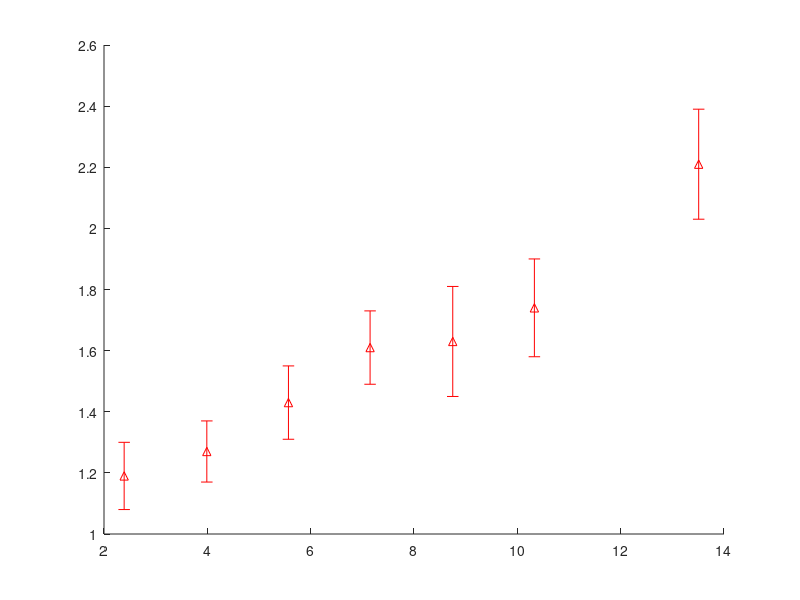

Here is the MATLAB script that generated this plot: (Note: this script raises an error after producing the figure.)

clear variables;
base_names = [];
folder = "run_endtag_vs_coop";
% Data for initial plot that compares to previous paper
%{
base_names = ["endtag_1.5nM"];
folder = "run_endtag_baseline";
%}
% Data for varied conc runs 
%{
base_names = ["endtag_0.02nM", "endtag_1nM", "endtag_2nM", "endtag_4nM", "endtag_6nM"];
folder = "run_endtag_baseline";
%}
% Data for 'final' results using both short-range & long-range that affects stepping
%{
base_names = ["endtag_both"];
folder = "run_endtag_both";
%}
% Data for 'final' varied conc results
%{
base_names = ["endtag_final_0.02nM", "endtag_final_1nM", "endtag_final_2nM", ...
    "endtag_final_4nM", "endtag_final_6nM"];
folder = "run_endtag_final";
%}
% Data for all short-range coop runs
%{
base_names = [];
for i_energy = 0 : 2 : 10
   base_names = [base_names sprintf("endtag_short_%i", i_energy)]; 
end
folder = "run_endtag_short";
%}
% Data for 10x processivity w/ no coop runs
%{
base_names = ["endtag_10xProc"];
folder = "run_endtag_10xProc"; 
%}
% Data for end-tags with short- & long-range coop but no stepping FX
%{
base_names = ["endtag_both_nostep", "../run_endtag_both/endtag_both"];
folder = "run_endtag_both_nostep";
%}
% Data for full model, sans stepping FX, sans long range, sans short range
%{
base_names = ["endtag_both", "../run_endtag_both_nostep/endtag_both_nostep", ...
    "../run_endtag_both_nobind/endtag_both_nobind", "../run_endtag_long/endtag_long"]; 
folder = "run_endtag_both";
%}

mt_lengths = [250, 500, 750, 1000, 1250, 1750]; % in n_sites
seeds = [0, 1, 2]; %, 3]; %, 4, 5, 6, 7, 8, 9];

dir = sprintf("/home/shane/projects/CyLaKS/%s", folder);

exp_mt_lengths = [2.39, 3.99, 5.57, 7.15, 8.75, 10.33, 13.51]; % in um
exp_err_mt_lengths =  [0.79, 0.79, 0.79, 0.79, 0.79, 0.79, 0.79]; % in um;
exp_endtag_lengths = [1.19, 1.27, 1.43, 1.61, 1.63, 1.74, 2.21]; % in um
exp_err_endtag_lengths = [0.11, 0.10, 0.12, 0.12, 0.18, 0.16, 0.18, ]; % in um

site_size = 0.008; % in um
n_runs = length(base_names);
n_mts = length(mt_lengths);
n_seeds = length(seeds);

avg_endtag_length = zeros(n_runs, n_mts);
err_endtag_length = zeros(n_runs, n_mts);
for i_run = 1 : n_runs
    endtag_lengths = zeros(n_mts, n_seeds);
    for i_mt = 1 : n_mts
        for i_seed = 1 : n_seeds
            sim_name = sprintf("%s/%s_%i_%i", dir, base_names(i_run),conc, seeds(i_seed));
            %sim_name = sprintf("%s/%s_%i_%i", dir, base_names(i_run), mt_lengths(i_mt), seeds(i_seed));
            endtag_lengths(i_mt, i_seed) = get_endtag_length(sim_name);
        end
    end
    for i_mt = 1 : n_mts
        avg_endtag_length(i_run, i_mt) = mean(endtag_lengths(i_mt, :));
        var = 0.0;
        for i_seed = 1 : n_seeds
            var = var + double(avg_endtag_length(i_run, i_mt) - endtag_lengths(i_mt, i_seed))^2 / (n_seeds - 1);
        end
        err_endtag_length(i_run, i_mt) = sqrt(var / n_seeds);
    end
end
%}

color = [0 0.447 0.741; 0.85, 0.325, 0.098; 0.929, 0.694, 0.125; ...
    0.494, 0.184, 0.556; 0.466, 0.674, 0.188; 0.301, 0.745, 0.933];
marker = {'o', 'o', 'o', 'o', 'o'};
% Color & markers for baseline varied conc
%{
color = [160 160 160; 128 128 128; 96 96 80; 64 64 64; 0 0 0 ] / 255;
marker = ['o', 's', '^', 'v', 'd'];
%}

fig1 = figure();
set(fig1, 'Position', [50, 50, 1080, 720])
hold all;
% Plot exp data with just vertical error bars
exp_data = errorbar(exp_mt_lengths, exp_endtag_lengths, ...
    exp_err_endtag_lengths, 'r^', 'MarkerSize', 16);
exp_data.MarkerFaceColor = exp_data.MarkerEdgeColor;
% Plot sim data
for i_run = 1 : n_runs
    sim_data = errorbar(mt_lengths * site_size, avg_endtag_length(i_run, :), ...
        err_endtag_length(i_run, :), 'o','MarkerSize', 12, 'LineWidth', 2, ...
        'MarkerEdgeColor', color(i_run, :));
    sim_data.MarkerFaceColor = sim_data.MarkerEdgeColor;
    sim_data.Color = sim_data.MarkerFaceColor;
end
% Use 3rd party errorbarxy.m to plot horizontal error bars for exp data 
errorbarxy(exp_mt_lengths, exp_endtag_lengths, exp_err_mt_lengths, ...
    exp_err_endtag_lengths, {'r^', 'r', 'r'});
%}

% Plot for varied conc ratio
%{
kif4a_concs = [0.002, 1, 2, 4, 6];
n_concs = length(kif4a_concs);
% Calculate average endtag-to-microtubule length ratio for each conc
avg_length_ratio = zeros(n_concs, 1);
err_length_ratio = zeros(n_concs, 1);
for i_conc = 1 : n_concs
    for i_mt = 1 : n_mts
       ratio = avg_endtag_length(i_conc, i_mt) / (mt_lengths(i_mt) * site_size);
       avg_length_ratio(i_conc, 1) = avg_length_ratio(i_conc, 1) + ratio / n_mts; 
    end
    % calculate error of average
    var = 0.0;
    for i_mt = 1 : n_mts
        ratio = avg_endtag_length(i_conc, i_mt) / (mt_lengths(i_mt) * site_size);
        delta = avg_length_ratio(i_conc, 1) - ratio;
        var = var + (delta * delta / (n_mts - 1));
    end
    err_length_ratio(i_conc, 1) = sqrt(var / n_mts);
end
% Plot that jawn
for i_conc = 1 : n_concs
    sim_data = errorbar(kif4a_concs(i_conc), avg_length_ratio(i_conc), err_length_ratio(i_conc), ...
        marker(i_conc),'MarkerSize', 12, 'LineWidth', 2, 'MarkerEdgeColor', color(i_conc, :));
    sim_data.MarkerFaceColor = sim_data.MarkerEdgeColor;
    sim_data.Color = sim_data.MarkerFaceColor;
end
%}


xlabel("Microtubule length (\mum)", 'FontSize', 18);
ylabel("Endtag length (\mum)", 'Fontsize', 18);
set(gca, 'FontSize', 18);
%legendLabel = ["Experiment", "Simulation"];
%legend(legendLabel,'location', 'northwest', 'FontSize', 18);
%legend('boxoff');
ylim([0 3.5]); % 2]); %-0.25 11]);
yticks([0 1 2 3]); %5 10]);
xlim([0 15]); % 12]);
xticks([0 5 10 15]);

% Varied conc stylistic stuff
%{
xlabel("Microtubule length, L_{M} (\mum)", 'FontSize', 18);
ylabel("Endtag length, L_{ET} (\mum)", 'Fontsize', 18);
legendLabel = ["0.02 nM", "1", "2", "4", "6"];
legend(legendLabel,'location', 'northwest', 'FontSize', 16);
legend('boxoff');
%}

% Varied conc ratio stylistic stuff
%{
xlabel("Kif4A concentration (nM)", 'FontSize', 18);
ylabel("L_{ET} / L_{M}", 'Fontsize', 18);
set(gca, 'FontSize', 18);
ylim([0.0 0.8]);
yticks([0.0 0.4 0.8]);
xlim([0 6.5]);
xticks([0 2 4 6]);
%}

% Short-range coop stylistic stuff
%{
legendLabel = ["Experiment", "E = 0 KT"];
for i_energy = 2 : 2 : 10
    legendLabel = [legendLabel sprintf("E = -%i kT", i_energy)];
end
legend(legendLabel,'location', 'northwest', 'FontSize', 16);
legend('boxoff');
%}

% 10x processivity w/o cooperativity stylistic stuff
%{
legendLabel = ["Experiment", "Simulation w/ 10x processivity"];
legend(legendLabel,'location', 'northwest', 'FontSize', 18);
legend('boxoff');
%}

% Short- & long-range coop w/o stepping FX stylistic stuff

legendLabel = ["Experiment", "Simulation", ...
    "Simulation - no long-range stepping cooperativity", ...
    "Simulation - no long-range binding cooperativity", ...
    "Simulation - no short-range binding cooperativity"];
legend(legendLabel,'location', 'northwest', 'FontSize', 18);
legend('boxoff');
%}
